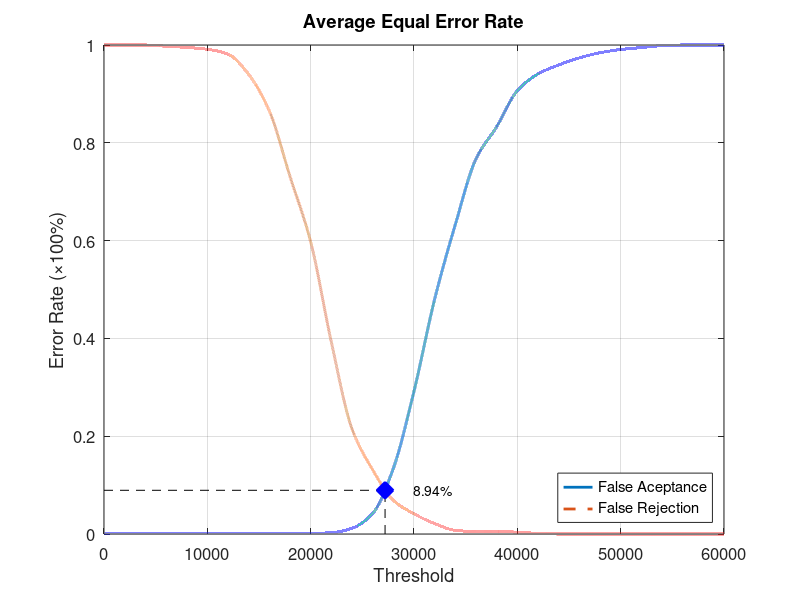
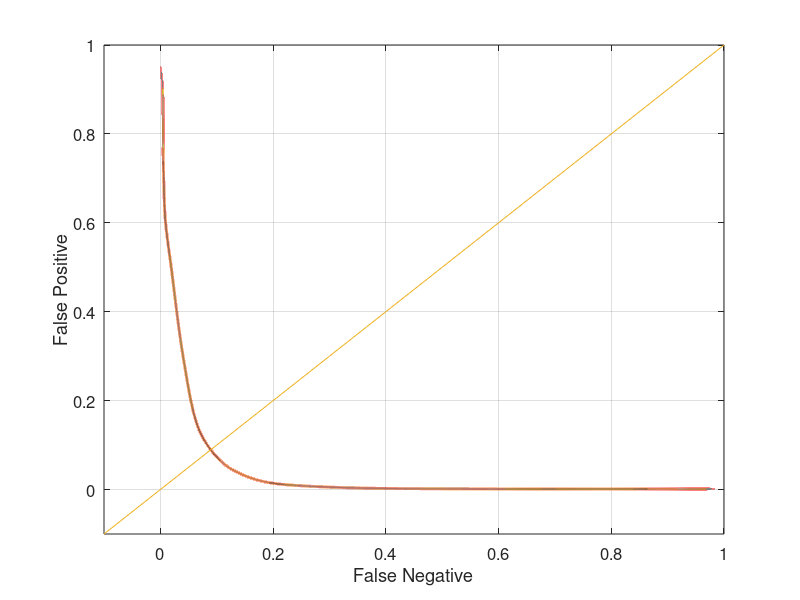

Here is the MATLAB script that generated these plots, in order:
function yEER = Experiment3Average
close all;
clear;
clc;
x = 0:2000:60000;
xq = 0:0.5:60000;

y0 = [0 0.00131579 0.00131579 0.00131579 0.00131579 0.00131579 0.00131579 0.00131579 0.00131579 0.00131579 0.00131579 0.00263158 0.0118421 0.0421053 0.134211 0.292105 0.480263 0.632895 0.767105 0.832895 0.906579 0.940789 0.959211 0.973684 0.984211 0.990789 0.994737 0.998684 1 1 1];
yy0 = interp1(x, y0, xq, 'pchip');
y1 = [1 1 1 0.9975 0.995 0.99125 0.98125 0.94 0.865 0.73125 0.5975 0.3925 0.215 0.13125 0.06875 0.04125 0.02125 0.0075 0.005 0.005 0.00375 0.00125 0 0 0 0 0 0 0 0 0];
yy1 = interp1(x, y1, xq, 'pchip');

% Calculating EER: 
y2 = abs(y0 - y1);
find(y2 == min(y2))
yy2 = abs(yy0 - yy1);
xEER = find(yy2 == min(yy2));
xEERIndex = xq(xEER) % X-axis EER
yEER = yy0(xEER) % Y-axis EER

main = figure
plot(xq, yy0,'-','LineWidth', 2);	hold on
plot(xq, yy1,'--','LineWidth', 2);	hold on
plot([xEERIndex xEERIndex], [0 yEER], 'k--');	hold on
plot([0 xEERIndex], [yEER yEER], 'k--');	hold on
plot(xEERIndex, yEER, 'bx', 'LineWidth', 10);	hold on
text(xEERIndex + 10 * xEERIndex / 100, yEER, [num2str(round((10000 * yEER)) / 100) '%'])
legend('False Aceptance', 'False Rejection', 'Location', 'SouthEast')
xlabel('Threshold')
ylabel('Error Rate (\times100%)')
title('Average Equal Error Rate')
set(gca, 'FontSize', 12)
axis([0 60000 0 1])
grid on

print(main, 'Experiment3AverageMain', '-dpng');
FNRxFPR = figure('Color', [1 1 1]);
plot(yy1, yy0, '-', yy1, yy0, 'LineWidth', 2);
hold on
y = -0.1:0.1:1
plot(y, y); 
set(gca, 'FontSize', 12)
xlabel('False Negative')
ylabel('False Positive')
axis([-0.1 1 -0.1 1])
set(gca, 'FontSize', 12)
grid on

print(FNRxFPR, 'Experiment3AverageFNRxFPR','-dpng');
end
